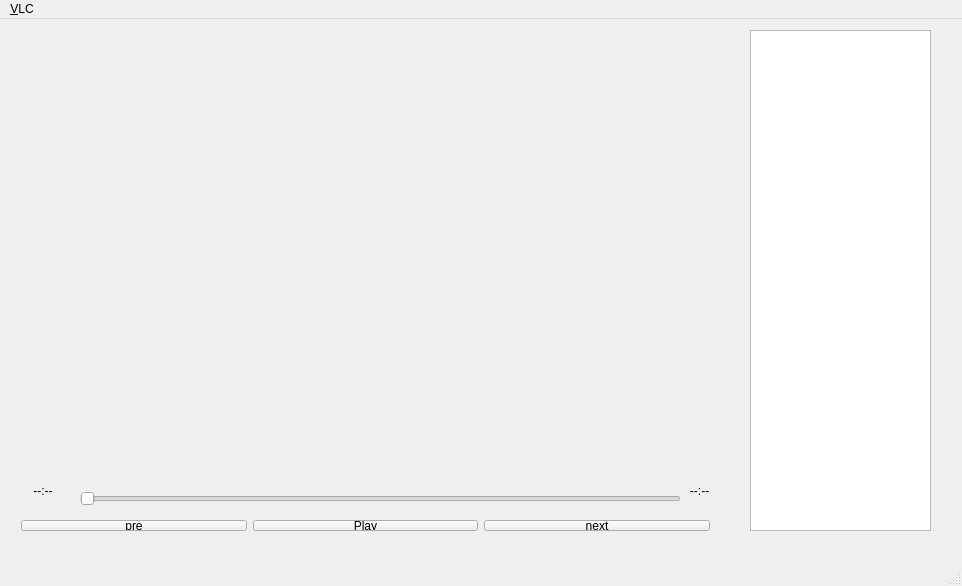
<?xml version="1.0" encoding="UTF-8"?>
<ui version="4.0">
 <class>MainWindow</class>
 <widget class="QMainWindow" name="MainWindow">
  <property name="geometry">
   <rect>
    <x>0</x>
    <y>0</y>
    <width>962</width>
    <height>586</height>
   </rect>
  </property>
  <property name="windowTitle">
   <string>MainWindow</string>
  </property>
  <widget class="QWidget" name="centralWidget">
   <widget class="QWidget" name="layoutWidget">
    <property name="geometry">
     <rect>
      <x>10</x>
      <y>490</y>
      <width>711</width>
      <height>33</height>
     </rect>
    </property>
    <layout class="QHBoxLayout" name="horizontalLayout">
     <item>
      <widget class="QPushButton" name="pushButton_2">
       <property name="text">
        <string>pre</string>
       </property>
      </widget>
     </item>
     <item>
      <widget class="QPushButton" name="pushButton">
       <property name="text">
        <string>Play</string>
       </property>
      </widget>
     </item>
     <item>
      <widget class="QPushButton" name="pushButton_3">
       <property name="text">
        <string>next</string>
       </property>
      </widget>
     </item>
    </layout>
   </widget>
   <widget class="QListWidget" name="listWidget">
    <property name="geometry">
     <rect>
      <x>750</x>
      <y>11</y>
      <width>181</width>
      <height>501</height>
     </rect>
    </property>
   </widget>
   <widget class="QSlider" name="horizontalSlider">
    <property name="geometry">
     <rect>
      <x>80</x>
      <y>470</y>
      <width>601</width>
      <height>20</height>
     </rect>
    </property>
    <property name="orientation">
     <enum>Qt::Horizontal</enum>
    </property>
   </widget>
   <widget class="QLabel" name="label">
    <property name="geometry">
     <rect>
      <x>680</x>
      <y>460</y>
      <width>61</width>
      <height>23</height>
     </rect>
    </property>
    <property name="text">
     <string>   --:--</string>
    </property>
   </widget>
   <widget class="QLabel" name="label_2">
    <property name="geometry">
     <rect>
      <x>20</x>
      <y>460</y>
      <width>61</width>
      <height>23</height>
     </rect>
    </property>
    <property name="text">
     <string>    --:--</string>
    </property>
   </widget>
  </widget>
  <widget class="QMenuBar" name="menuBar">
   <property name="geometry">
    <rect>
     <x>0</x>
     <y>0</y>
     <width>962</width>
     <height>28</height>
    </rect>
   </property>
   <widget class="QMenu" name="menuVLC">
    <property name="title">
     <string>&amp;VLC</string>
    </property>
    <addaction name="actionOpen"/>
    <addaction name="actionExit"/>
    <addaction name="actionPrevious"/>
    <addaction name="actionNext"/>
   </widget>
   <addaction name="menuVLC"/>
  </widget>
  <widget class="QStatusBar" name="statusBar"/>
  <action name="actionOpen">
   <property name="text">
    <string>&amp;Open</string>
   </property>
  </action>
  <action name="actionClose">
   <property name="text">
    <string>&amp;Play</string>
   </property>
  </action>
  <action name="actionExit">
   <property name="text">
    <string>&amp;Exit</string>
   </property>
  </action>
  <action name="actionPrevious">
   <property name="text">
    <string>P&amp;revious</string>
   </property>
  </action>
  <action name="actionNext">
   <property name="text">
    <string>&amp;Next</string>
   </property>
  </action>
 </widget>
 <layoutdefault spacing="6" margin="11"/>
 <tabstops>
  <tabstop>pushButton_2</tabstop>
  <tabstop>pushButton</tabstop>
  <tabstop>pushButton_3</tabstop>
  <tabstop>listWidget</tabstop>
  <tabstop>horizontalSlider</tabstop>
 </tabstops>
 <resources/>
 <connections/>
</ui>
